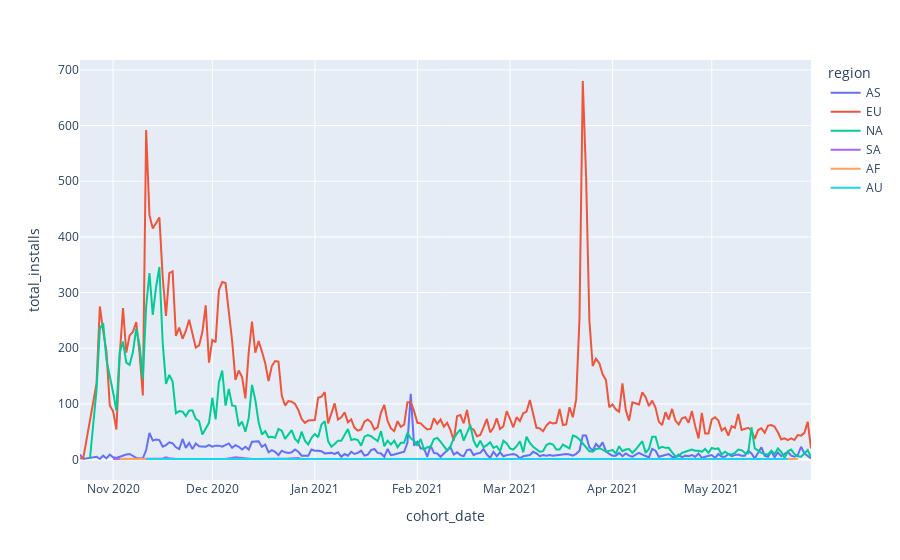

The notebook cell this image was saved under:
### Markdown cell above
#### Анализ инсталов по региону проделан в первом пункте. Ниже продублирую график.

### Code cell
installs_by_region = (preinstalls
                         .groupby(by=['cohort_date', 'region'], as_index=False)
                         .agg(total_installs=('user_id', 'nunique')))
fig = px.line(installs_by_region,x='cohort_date', y='total_installs', color='region').show()

### Figure 1 — Plotly figure (JSON) as saved in the notebook; plotly's stock layout.template omitted (floating-point values rounded to 4 significant figures; data arrays with more than 128 entries replaced by an {"elided": "..."} marker saying what was removed)
{"data": [{"hovertemplate": "region=AS<br>cohort_date=%{x}<br>total_installs=%{y}<extra></extra>", "legendgroup": "AS", "line": {"color": "#636efa", "dash": "solid"}, "marker": {"symbol": "circle"}, "mode": "lines", "name": "AS", "orientation": "v", "showlegend": true, "type": "scatter", "x": {"elided": "218 str values"}, "xaxis": "x", "y": {"elided": "218 int values"}, "yaxis": "y"}, {"hovertemplate": "region=EU<br>cohort_date=%{x}<br>total_installs=%{y}<extra></extra>", "legendgroup": "EU", "line": {"color": "#EF553B", "dash": "solid"}, "marker": {"symbol": "circle"}, "mode": "lines", "name": "EU", "orientation": "v", "showlegend": true, "type": "scatter", "x": {"elided": "219 str values"}, "xaxis": "x", "y": {"elided": "219 int values"}, "yaxis": "y"}, {"hovertemplate": "region=NA<br>cohort_date=%{x}<br>total_installs=%{y}<extra></extra>", "legendgroup": "NA", "line": {"color": "#00cc96", "dash": "solid"}, "marker": {"symbol": "circle"}, "mode": "lines", "name": "NA", "orientation": "v", "showlegend": true, "type": "scatter", "x": {"elided": "218 str values"}, "xaxis": "x", "y": {"elided": "218 int values"}, "yaxis": "y"}, {"hovertemplate": "region=SA<br>cohort_date=%{x}<br>total_installs=%{y}<extra></extra>", "legendgroup": "SA", "line": {"color": "#ab63fa", "dash": "solid"}, "marker": {"symbol": "circle"}, "mode": "lines", "name": "SA", "orientation": "v", "showlegend": true, "type": "scatter", "x": ["2020-11-01T00:00:00", "2020-11-08T00:00:00", "2020-11-11T00:00:00", "2020-11-14T00:00:00", "2020-11-15T00:00:00", "2020-11-16T00:00:00", "2020-11-17T00:00:00", "2020-11-18T00:00:00", "2020-11-19T00:00:00", "2020-11-20T00:00:00", "2020-11-22T00:00:00", "2020-11-24T00:00:00", "2020-11-25T00:00:00", "2020-11-26T00:00:00", "2020-11-30T00:00:00", "2020-12-02T00:00:00", "2020-12-03T00:00:00", "2020-12-04T00:00:00", "2020-12-05T00:00:00", "2020-12-08T00:00:00", "2020-12-12T00:00:00", "2020-12-13T00:00:00", "2020-12-15T00:00:00", "2020-12-16T00:00:00", "2020-12-17T00:00:00", "2020-12-18T00:00:00", "2020-12-20T00:00:00", "2020-12-24T00:00:00", "2020-12-27T00:00:00", "2020-12-28T00:00:00", "2020-12-29T00:00:00", "2020-12-30T00:00:00", "2021-01-01T00:00:00", "2021-01-02T00:00:00", "2021-01-05T00:00:00", "2021-01-08T00:00:00", "2021-01-10T00:00:00", "2021-01-12T00:00:00", "2021-01-13T00:00:00", "2021-01-14T00:00:00", "2021-01-18T00:00:00", "2021-01-23T00:00:00", "2021-01-25T00:00:00", "2021-01-26T00:00:00", "2021-01-31T00:00:00", "2021-02-08T00:00:00", "2021-02-11T00:00:00", "2021-02-12T00:00:00", "2021-02-13T00:00:00", "2021-02-14T00:00:00", "2021-02-19T00:00:00", "2021-03-07T00:00:00", "2021-03-08T00:00:00", "2021-03-25T00:00:00", "2021-03-31T00:00:00", "2021-04-04T00:00:00", "2021-04-07T00:00:00", "2021-04-08T00:00:00", "2021-04-11T00:00:00", "2021-04-13T00:00:00", "2021-05-04T00:00:00", "2021-05-06T00:00:00", "2021-05-24T00:00:00"], "xaxis": "x", "y": [1, 1, 1, 2, 1, 2, 4, 2, 2, 1, 1, 1, 1, 1, 2, 1, 1, 2, 1, 4, 1, 1, 1, 1, 1, 2, 1, 2, 3, 1, 1, 1, 2, 1, 1, 1, 1, 1, 1, 1, 2, 1, 1, 2, 1, 1, 1, 1, 1, 1, 2, 1, 1, 1, 2, 1, 2, 1, 2, 1, 1, 1, 1], "yaxis": "y"}, {"hovertemplate": "region=AF<br>cohort_date=%{x}<br>total_installs=%{y}<extra></extra>", "legendgroup": "AF", "line": {"color": "#FFA15A", "dash": "solid"}, "marker": {"symbol": "circle"}, "mode": "lines", "name": "AF", "orientation": "v", "showlegend": true, "type": "scatter", "x": ["2020-11-03T00:00:00", "2020-11-05T00:00:00", "2020-11-07T00:00:00", "2020-11-13T00:00:00", "2020-11-19T00:00:00", "2020-11-23T00:00:00", "2020-11-24T00:00:00", "2020-11-30T00:00:00", "2020-12-04T00:00:00", "2020-12-06T00:00:00", "2020-12-13T00:00:00", "2020-12-16T00:00:00", "2020-12-18T00:00:00", "2020-12-19T00:00:00", "2020-12-20T00:00:00", "2020-12-21T00:00:00", "2020-12-23T00:00:00", "2020-12-27T00:00:00", "2020-12-30T00:00:00", "2021-01-09T00:00:00", "2021-01-18T00:00:00", "2021-02-06T00:00:00", "2021-02-23T00:00:00", "2021-03-13T00:00:00", "2021-03-23T00:00:00", "2021-04-27T00:00:00", "2021-05-02T00:00:00", "2021-05-27T00:00:00"], "xaxis": "x", "y": [1, 1, 1, 1, 2, 1, 1, 1, 1, 1, 1, 1, 2, 2, 1, 1, 1, 1, 1, 1, 1, 1, 1, 1, 1, 1, 1, 1], "yaxis": "y"}, {"hovertemplate": "region=AU<br>cohort_date=%{x}<br>total_installs=%{y}<extra></extra>", "legendgroup": "AU", "line": {"color": "#19d3f3", "dash": "solid"}, "marker": {"symbol": "circle"}, "mode": "lines", "name": "AU", "orientation": "v", "showlegend": true, "type": "scatter", "x": ["2020-11-11T00:00:00", "2020-11-16T00:00:00", "2020-11-17T00:00:00", "2020-11-21T00:00:00", "2020-11-26T00:00:00", "2020-12-26T00:00:00", "2021-01-10T00:00:00", "2021-01-17T00:00:00", "2021-01-18T00:00:00", "2021-01-20T00:00:00", "2021-01-22T00:00:00", "2021-02-02T00:00:00", "2021-02-18T00:00:00", "2021-02-20T00:00:00", "2021-03-06T00:00:00", "2021-04-13T00:00:00", "2021-04-19T00:00:00", "2021-05-19T00:00:00", "2021-05-24T00:00:00"], "xaxis": "x", "y": [1, 1, 1, 1, 1, 1, 2, 1, 1, 1, 1, 1, 1, 1, 1, 1, 1, 2, 1], "yaxis": "y"}], "layout": {"legend": {"title": {"text": "region"}, "tracegroupgap": 0}, "margin": {"t": 60}, "xaxis": {"anchor": "y", "domain": [0, 1], "title": {"text": "cohort_date"}}, "yaxis": {"anchor": "x", "domain": [0, 1], "title": {"text": "total_installs"}}}}
